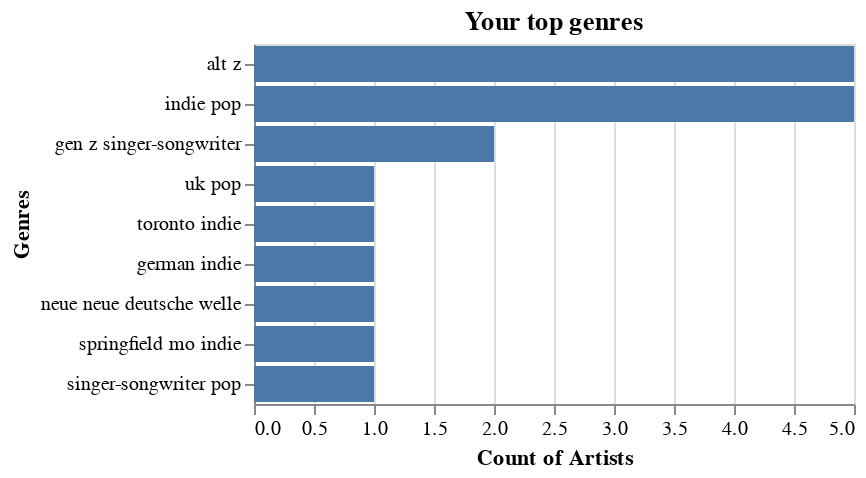

Here is the notebook cell this chart was saved with:
### Code cell
#Let's get your genres 
def top_genres_bar(graph):
    genres = []

    for gnode in graph.nodes:
        if graph.nodes[gnode]['type']=='genre':
            genres.append([gnode,len([n for n in graph.neighbors(gnode)])])

    genre_popularity = pd.DataFrame(genres,columns = ['Genres',"Count of Artists"])
    #genre_popularity

    return alt.Chart(genre_popularity).mark_bar().encode(
        x=alt.X('Count of Artists:Q'),
        y=alt.Y('Genres:N',
                sort='-x')).transform_window(
        rank='rank(Neighbors)',
        #sort=[alt.SortField('Neighbors', order='descending')]
    ).transform_filter(
        (alt.datum.rank < 10)
    ).properties(
        title='Your top genres'
    )

top_genres_bar(graph)

### Figure 1 — Vega-Lite specification as saved in the notebook (floating-point values rounded to 4 significant figures)
{"config": {"view": {"continuousWidth": 300, "continuousHeight": 300}}, "data": {"name": "data-38c0ff1edfea52f7adb1011814168ae3"}, "mark": {"type": "bar"}, "encoding": {"x": {"field": "Count of Artists", "type": "quantitative"}, "y": {"field": "Genres", "sort": "-x", "type": "nominal"}}, "title": "Your top genres", "transform": [{"window": [{"op": "rank", "field": "Neighbors", "as": "rank"}]}, {"filter": "(datum.rank < 10)"}], "$schema": "https://vega.github.io/schema/vega-lite/v5.8.0.json", "datasets": {"data-38c0ff1edfea52f7adb1011814168ae3": [{"Genres": "gen z singer-songwriter", "Count of Artists": 2}, {"Genres": "alt z", "Count of Artists": 5}, {"Genres": "uk pop", "Count of Artists": 1}, {"Genres": "toronto indie", "Count of Artists": 1}, {"Genres": "german indie", "Count of Artists": 1}, {"Genres": "neue neue deutsche welle", "Count of Artists": 1}, {"Genres": "indie pop", "Count of Artists": 5}, {"Genres": "springfield mo indie", "Count of Artists": 1}, {"Genres": "singer-songwriter pop", "Count of Artists": 1}, {"Genres": "bedroom pop", "Count of Artists": 1}, {"Genres": "pov: indie", "Count of Artists": 1}, {"Genres": "socal indie", "Count of Artists": 1}, {"Genres": "boston indie", "Count of Artists": 1}, {"Genres": "phoenix indie", "Count of Artists": 1}, {"Genres": "vancouver indie", "Count of Artists": 1}, {"Genres": "small room", "Count of Artists": 1}, {"Genres": "hopebeat", "Count of Artists": 1}, {"Genres": "indie poptimism", "Count of Artists": 1}, {"Genres": "metropopolis", "Count of Artists": 1}, {"Genres": "bubblegrunge", "Count of Artists": 1}]}}
